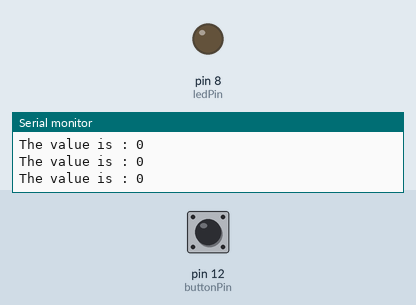
A sketch run on a simulated Arduino Uno, built with avr-gcc and run on an emulated ATmega328P. Parts: output pins drawn as LEDs (lit = HIGH), the last lines printed to the serial monitor. Inputs (shaded band) come from the test bench; at power-on: pin 12 (buttonPin) LOW.

Above: at 1.2 s.
1.3 s: pin 12 (buttonPin) pulled HIGH for 0.15 s
At 1.41 s:
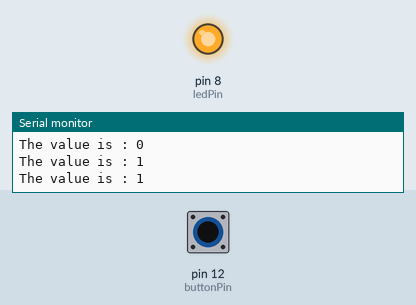
2.9 s: pin 12 (buttonPin) pulled HIGH for 3.2 s
At 7.0 s:
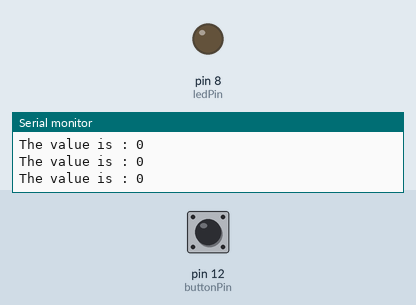
Timing chart, 0 to 8.5 s (numbered marks = the images above; inputs shaded):
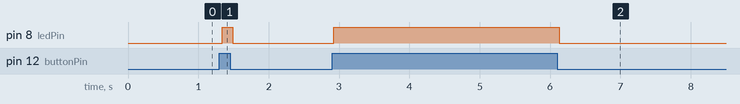

Measured:
- after the input at 1.3 s, pin 8 (ledPin): LOW → HIGH at once, → LOW 0.15 s later
- after the input at 2.9 s, pin 8 (ledPin): LOW → HIGH at once, → LOW 3.2 s later

The sketch:

27_pull_up_resistor.ino
```cpp
// A pull up resistor.
int buttonPin = 12;
int ledPin = 8;
int buttonRead; // 0 or 1 depends whether the switch is open or short
int pause = 250;

void setup() {
  Serial.begin(9600);
  pinMode(buttonPin, INPUT);
  pinMode(ledPin, OUTPUT);
}

void loop() {
  buttonRead = digitalRead(buttonPin);
  Serial.print("The value is : ");
  Serial.println(buttonRead);
  if(buttonRead == 1){
    digitalWrite(ledPin, HIGH);
  }
  if(buttonRead == 0){
    digitalWrite(ledPin, LOW);
  }
  // delay(pause);
}
```
